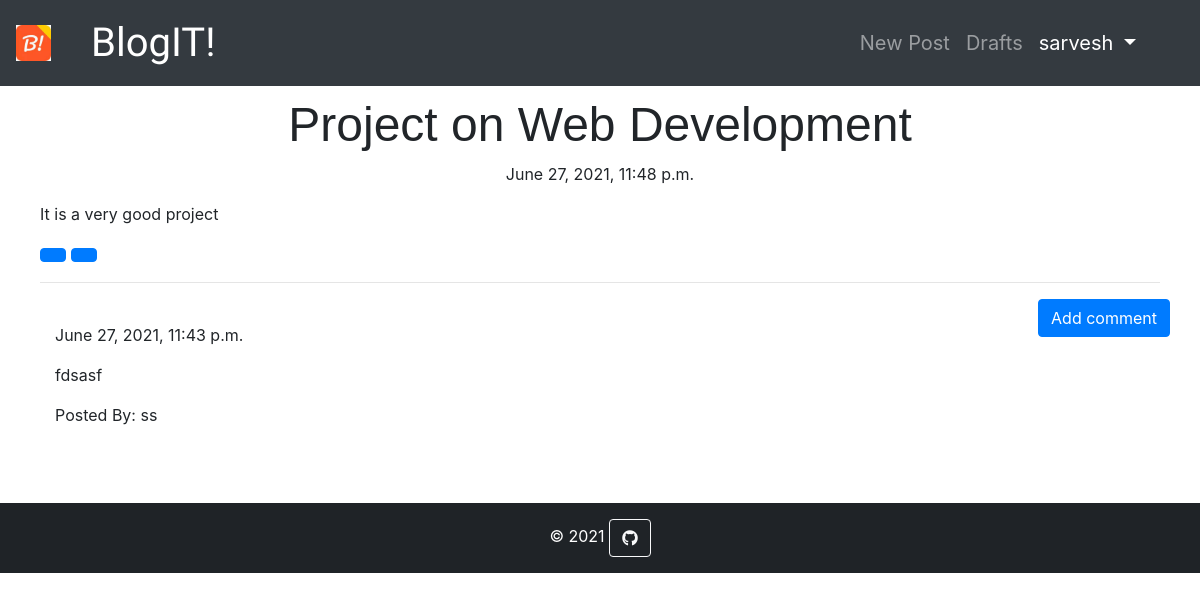
The app's page /post/5 (signed in) with its own data.
### blog/models.py (models this page shows, shortened)
class Post(models.Model):
    author = models.ForeignKey('auth.User', on_delete=models.CASCADE)
    title = models.CharField(max_length=200)
    text = models.TextField()
    created_date = models.DateTimeField(default=timezone.now)
    published_date = models.DateTimeField(blank=True,null=True)

class Comment(models.Model):
    post = models.ForeignKey('blog.Post', related_name='comments', on_delete=models.CASCADE)
    author = models.CharField(max_length=200)
    text = models.TextField()
    created_date = models.DateTimeField(default=timezone.now())
    approved_comment = models.BooleanField(default=False)

### blog/views.py (the view)
# urls.py: url(r'^post/(?P<pk>\d+)$',views.PostDetailView.as_view(),name='post_detail'),
class PostDetailView(DetailView):
    model = Post

### blog/templates/blog/post_detail.html (shortened to what this page needs)
{% extends 'blog/base.html' %}
{% block content %}
    <h1 class="posttitle loader">{{post.title}}</h1>
    {% if post.published_date %}
        <div class="date postdate">
            {{ post.published_date }}
        </div>
    {% else %}
        <a class="btn btn-default" href="{% url 'post_publish' pk=post.pk %}">Publish</a>
    {% endif %}
    <p class='postcontent'>{{post.text|safe|linebreaksbr}}</p>
    {% if user.is_authenticated %}
        <a class="btn btn-primary" href="{% url 'post_edit' pk=post.pk %}"></a>
        <a class="btn btn-primary" href="{% url 'post_remove' pk=post.pk %}"></a>
    {% endif %}
    <hr>
    <a class="btn btn-primary btn-comment" href="{% url 'add_comment_to_post' pk=post.pk %}">Add comment</a>
    <div class="container">
        {% for comment in post.comments.all %}
            <br>
            {% if user.is_authenticated or comment.approved_comment %}
                {{comment.created_date}}
                <p>{{comment.text|safe|linebreaks}}</p>
                <p>Posted By: {{comment.author}}</p>
            {% endif %}
            {% empty %}
                <p>No Comments</p>
        {% endfor %}
    </div>
{% endblock content %}

### blog/templates/blog/base.html (shortened to what this page needs)
<!DOCTYPE html>
{% load static %}
<html>
    <head>
        <link rel="stylesheet" href="{% static 'css/blog.css' %}">
        <link rel="stylesheet" href="https://maxcdn.bootstrapcdn.com/bootstrap/4.5.2/css/bootstrap.min.css">
        <link rel="stylesheet" href="//cdn.jsdelivr.net/npm/medium-editor@latest/dist/css/medium-editor.min.css" type="text/css" media="screen" charset="utf-8">
        <link rel="stylesheet" href="https://use.fontawesome.com/releases/v5.7.0/css/all.css">
    </head>
    <body>
        <nav class="navbar navbar-expand-md bg-dark navbar-dark">
            <img alt="logo" style="width: 3%; height: auto;" class="img-responsive" /></a>
            <a class="navbar-brand bigbrand" href="{% url 'post_list' %}" style="font-size:40px; margin-left: 40px;">BlogIT!</a>
            <div class="collapse navbar-collapse navbar-right" id="collapsibleNavbar">
                <ul class="navbar-nav ml-auto" style="margin-right: 40px; font-size: 20px;">
                    {% if user.is_authenticated %}
                        <li class="nav-item"><a class="nav-link" href="{% url 'post_new' %}">New Post</a></li>
                        <li class="nav-item"><a class="nav-link" href="{% url 'post_draft_list' %}">Drafts</a></li>
                        <li class="nav-item dropdown">
                            <a class="nav-link active dropdown-toggle" href="#" id="navbardrop" data-toggle="dropdown">
                                {{user.username}}
                            </a>
                          </li>
                    {% else %}
                        <li class="nav-item"><a class="nav-link" href="{% url 'about' %}">About Us</a></li>
                        <li class="nav-item"><a class="nav-link active" href="{% url 'login'%}">Login <span class="glyphicon glyphicon-user"></span></a></li>
                    {% endif %}
                </ul>
            </div>
        </nav>
        <div class="container" style="padding:10px; padding-bottom:60px; position: relative;">
            <div class="blog_posts">
                    {% block content %}
                    {% endblock content %}
            </div>
        </div>
        <footer class="bg-dark text-center text-white">
            <div class="text-center p-3" style="background-color: rgba(0, 0, 0, 0.397);">
            © 2021
            <a class="btn btn-outline-light btn-floating" href="" role="button"><i class="fab fa-github"></i></a>
            </div>
        </footer>
    </body>
</html>

### blog/static/css/blog.css (style rules this page uses)
.bigbrand { font-family: 'Courgette', cursive; font-size: 1.5em; color: white; }
.postdate { text-align: center; }
.posttitle { font-family:'Russo One',sans-serif; font-size: 3em; text-align: center; }
.postcontent { font-family: 'Motserrat',sans-serif; font-size: 1.5em; }
.btn-comment { position: absolute; right: 0px; }

### records on screen
Post: title "Project on Web Development", published_date "June 27, 2021, 11:48 p.m.", text "It is a very good project"
Comment: created_date "June 27, 2021, 11:43 p.m.", text "fdsasf", author "ss"

### other values on screen
{{ user.username }} "sarvesh"
